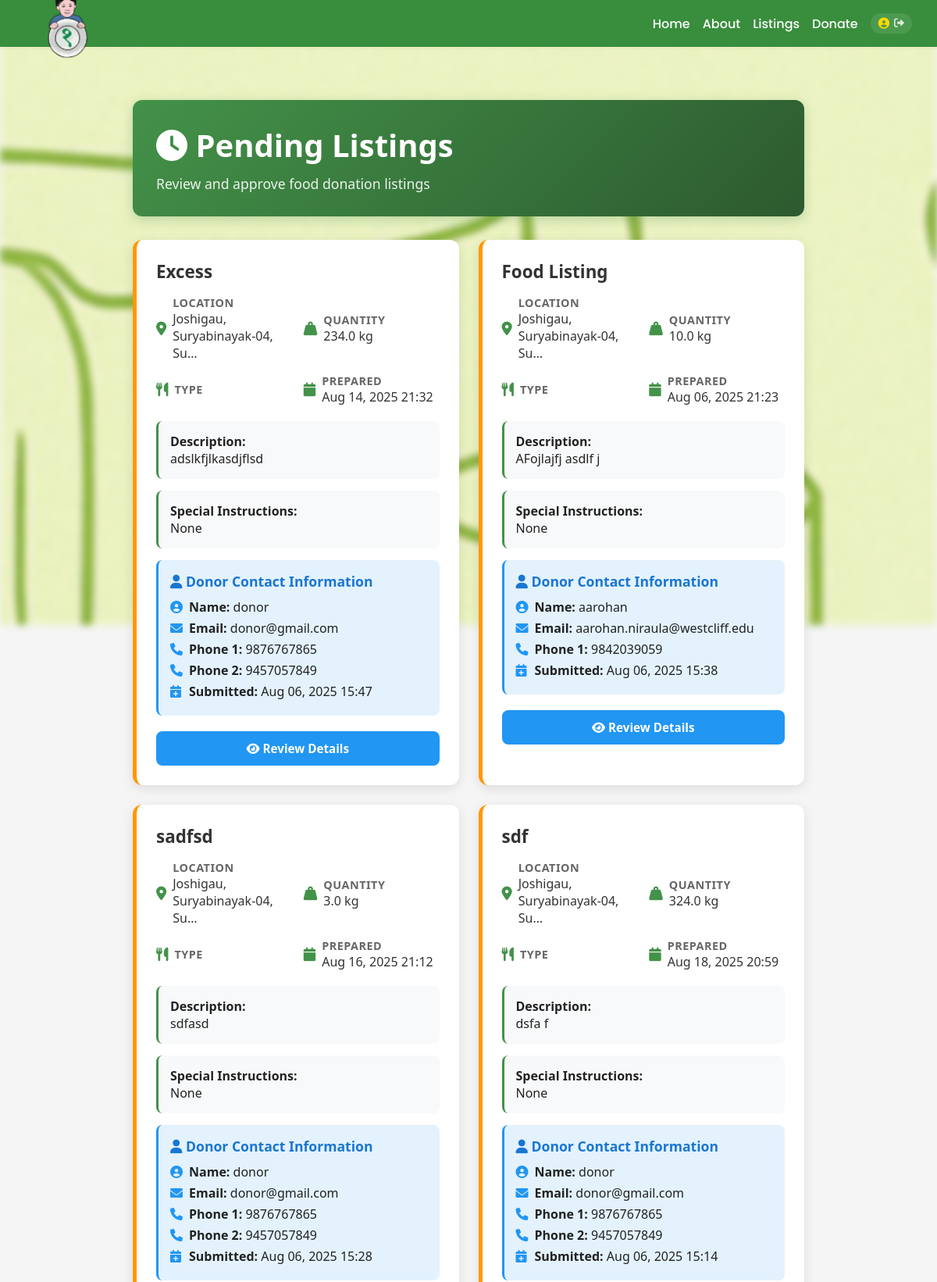
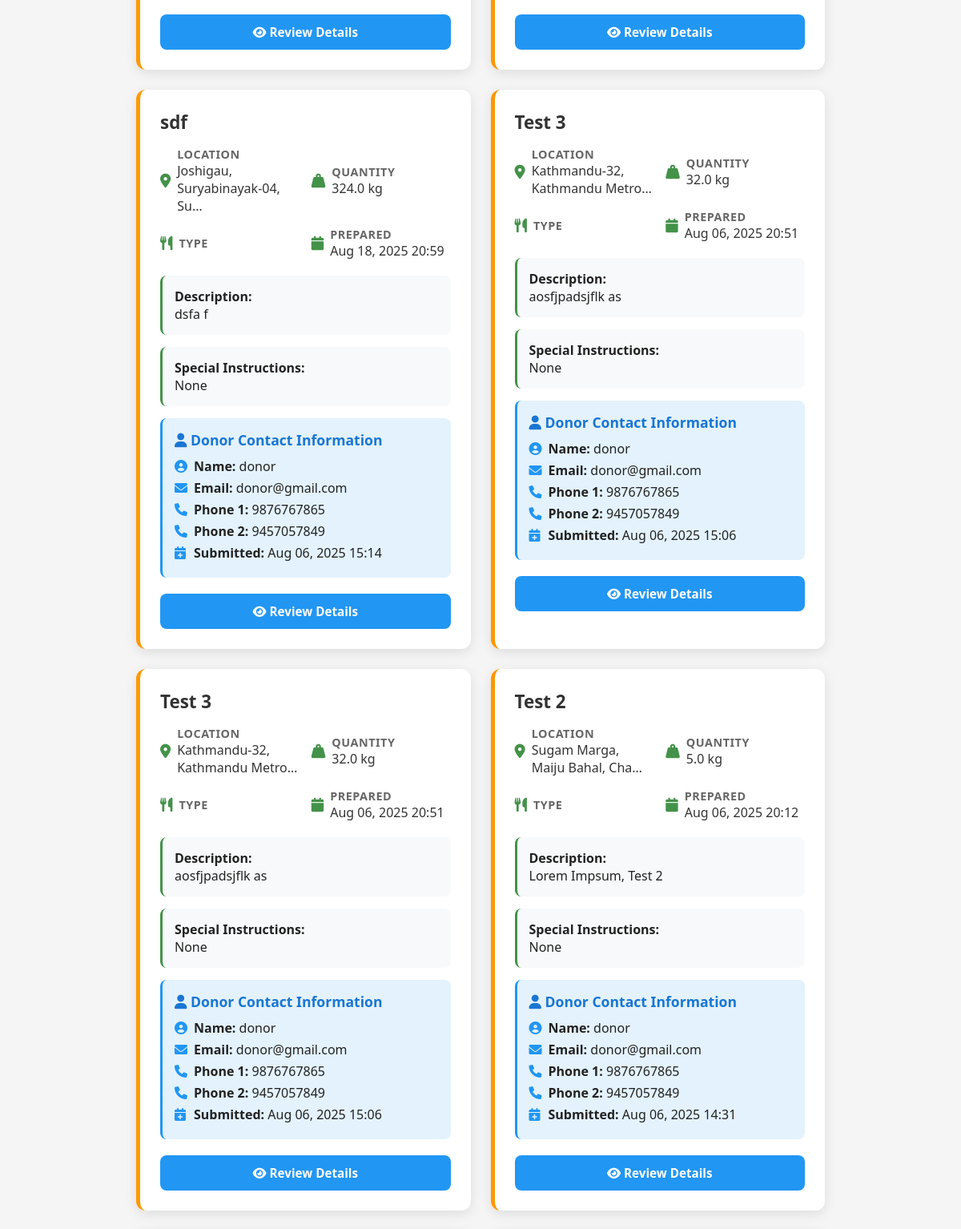
Page /dashboard/pending-listings/ (signed in, upper part) on the committed database (2 pictures, top to bottom).
### app/models.py (models this page shows, shortened)
class FoodListing(models.Model):
    donor = models.ForeignKey(Profile, on_delete=models.CASCADE)
    title = models.CharField(max_length=100, help_text='Required')
    description = models.TextField(help_text='Required')
    location = models.CharField(max_length=255, help_text='Required')
    latitude = models.FloatField(null=True, blank=True)
    longitude = models.FloatField(null=True, blank=True)
    quantity = models.FloatField(help_text='Quantity in kg (Required)')
    prepared_at = models.DateTimeField(null=True, blank=True, help_text='Date and hour food was prepared (Required)')
    created_at = models.DateTimeField(auto_now_add=True)
    image = models.ImageField(upload_to='food_images/', blank=True, null=True)
    ai_report = models.TextField(blank=True)
    recurring = models.BooleanField(default=False)
    storage = models.CharField(max_length=50, blank=True, help_text='Required')
    prepared_by = models.CharField(max_length=50, blank=True, help_text='Required')
    special_instructions = models.TextField(blank=True, help_text='Optional')
    status = models.CharField(max_length=20, choices=[('pending', 'Pending'), ('approved', 'Approved'), ('rejected', 'Rejected')], default='pending')

class Profile(models.Model):
    user = models.OneToOneField(User, on_delete=models.CASCADE)
    is_organization = models.BooleanField(default=False)
    is_receiver = models.BooleanField(default=False)
    phone_number_1 = models.CharField(max_length=20)
    phone_number_2 = models.CharField(max_length=20, blank=True)
    latitude = models.FloatField(null=True, blank=True)
    longitude = models.FloatField(null=True, blank=True)

### app/views.py (the view)
# urls.py: path("dashboard/pending-listings/", views.dashboard_pending_listings, name="dashboard_pending_listings"),
@staff_member_required
def dashboard_pending_listings(request):
    pending = FoodListing.objects.filter(status='pending').order_by('-created_at')
    return render(request, 'dashboard_pending_listings.html', {'pending': pending})

### app/views.py (called while the page is built)
def user_profile_context(request):
    try:
        if request.user.is_authenticated:
            try:
                return {'profile': Profile.objects.get(user=request.user)}
            except Profile.DoesNotExist:
                return {'profile': None}
        return {'profile': None}
    except Exception as e:
        print(f"Context processor error: {e}")
        return {'profile': None, 'user': None}

### templates/dashboard_pending_listings.html (shortened to what this page needs)
{% extends "base.html" %}
{% load static %}
{% block extra_head %}
<link rel="stylesheet" href="{% static 'admin_dashboard.css' %}">
<link rel="stylesheet" href="https://cdnjs.cloudflare.com/ajax/libs/font-awesome/6.0.0/css/all.min.css">
{% endblock %}
{% block content %}
<div class="admin-dashboard">
  <div class="admin-header">
    <h1><i class="fas fa-clock"></i> Pending Listings</h1>
    <p>Review and approve food donation listings</p>
  </div>
  {% if pending %}
    <div class="pending-listings">
      {% for listing in pending %}
        <div class="pending-card">
          <h3>{{ listing.title }}</h3>
          <div class="meta">
            <div class="meta-item">
              <i class="fas fa-map-marker-alt"></i>
              <div>
                <div class="meta-label">Location</div>
                <div class="meta-value">{{ listing.location|truncatechars:30 }}</div>
              </div>
            </div>
            <div class="meta-item">
              <i class="fas fa-weight-hanging"></i>
              <div>
                <div class="meta-label">Quantity</div>
                <div class="meta-value">{{ listing.quantity }} kg</div>
              </div>
            </div>
            <div class="meta-item">
              <i class="fas fa-utensils"></i>
              <div>
                <div class="meta-label">Type</div>
              </div>
            </div>
            <div class="meta-item">
              <i class="fas fa-calendar"></i>
              <div>
                <div class="meta-label">Prepared</div>
                <div class="meta-value">{{ listing.prepared_at|date:"M d, Y H:i"|default:"Not specified" }}</div>
              </div>
            </div>
          </div>
          <div class="description">
            <strong>Description:</strong><br>
            {{ listing.description|default:"No description provided" }}
          </div>
          {% if listing.special_instructions %}
            <div class="description">
              <strong>Special Instructions:</strong><br>
              {{ listing.special_instructions }}
            </div>
          {% else %}
            <div class="description">
              <strong>Special Instructions:</strong><br>
              None
            </div>
          {% endif %}
          <div class="contact-info">
            <h4><i class="fas fa-user"></i> Donor Contact Information</h4>
            <div class="contact-item">
              <i class="fas fa-user-circle"></i>
              <span><strong>Name:</strong> {{ listing.donor.user.username }}</span>
            </div>
            <div class="contact-item">
              <i class="fas fa-envelope"></i>
              <span><strong>Email:</strong> {{ listing.donor.user.email }}</span>
            </div>
            <div class="contact-item">
              <i class="fas fa-phone"></i>
              <span><strong>Phone 1:</strong> {{ listing.donor.phone_number_1 }}</span>
            </div>
            {% if listing.donor.phone_number_2 %}
              <div class="contact-item">
                <i class="fas fa-phone"></i>
                <span><strong>Phone 2:</strong> {{ listing.donor.phone_number_2 }}</span>
              </div>
            {% endif %}
            <div class="contact-item">
              <i class="fas fa-calendar-plus"></i>
              <span><strong>Submitted:</strong> {{ listing.created_at|date:"M d, Y H:i" }}</span>
            </div>
          </div>
          <div class="actions">
            <a href="{% url 'dashboard_approve_listing' listing.id %}" class="btn btn-view">
              <i class="fas fa-eye"></i> Review Details
            </a>
          </div>
        </div>
      {% endfor %}
    </div>
  {% else %}
    <div class="empty-state">
      <i class="fas fa-check-circle"></i>
      <h3>No Pending Listings</h3>
      <p>All food listings have been reviewed and processed.</p>
    </div>
  {% endif %}
</div>
{% endblock %}

### static/styles.css (style rules this page uses)
:root { --primary: #ff9800; --secondary: #388e3c; --background: #fff; --text: #222; --navbar-height: 60px; }
body { margin: 0; font-family: 'Poppins', Arial, sans-serif; background: var(--background); color: var(--text); min-height: 100vh; display: flex; flex-direction: column; overflow-x: hidden; padding: 0; }

### static/admin_dashboard.css (style rules this page uses)
body { font-family: 'Poppins', Tahoma, Geneva, Verdana, sans-serif; margin: 0; padding: 0; background: #f5f5f5; }
.admin-dashboard { max-width: 1200px; margin: 0 auto; padding: 20px; font-family: 'Segoe UI', Tahoma, Geneva, Verdana, sans-serif; }
.admin-header { background: linear-gradient(135deg, #439249, #2d5a2f); color: white; padding: 30px; border-radius: 12px; margin-bottom: 30px; box-shadow: 0 4px 15px rgba(67, 146, 73, 0.3); }
.admin-header h1 { margin: 0; font-size: 2.5em; font-weight: 600; }
.admin-header p { margin: 10px 0 0 0; opacity: 0.9; font-size: 1.1em; }
.pending-listings { display: grid; grid-template-columns: repeat(auto-fill, minmax(400px, 1fr)); gap: 25px; margin-bottom: 30px; }
.pending-card { background: white; border-radius: 12px; padding: 25px; box-shadow: 0 4px 15px rgba(0, 0, 0, 0.1); border-left: 5px solid #ff9800; transition: transform 0.2s ease, box-shadow 0.2s ease; }
.pending-card h3 { color: #333; margin: 0 0 15px 0; font-size: 1.4em; font-weight: 600; }
.pending-card .meta { display: grid; grid-template-columns: 1fr 1fr; gap: 15px; margin-bottom: 20px; }
.pending-card .meta-item { display: flex; align-items: center; gap: 8px; }
.pending-card .meta-item i { color: #439249; font-size: 1.1em; }
.pending-card .meta-label { font-weight: 600; color: #666; font-size: 0.9em; text-transform: uppercase; letter-spacing: 0.5px; }
.pending-card .meta-value { color: #333; font-weight: 500; }
.pending-card .description { background: #f8f9fa; padding: 15px; border-radius: 8px; margin: 15px 0; border-left: 3px solid #439249; }
.pending-card .contact-info { background: #e3f2fd; padding: 15px; border-radius: 8px; margin: 15px 0; border-left: 3px solid #2196f3; }
.pending-card .contact-info h4 { margin: 0 0 10px 0; color: #1976d2; font-size: 1.1em; }
.pending-card .contact-item { display: flex; align-items: center; gap: 8px; margin: 5px 0; }
.pending-card .contact-item i { color: #2196f3; width: 16px; }
.pending-card .actions { display: flex; gap: 12px; margin-top: 20px; }
.pending-card .btn { flex: 1; padding: 12px 20px; border: none; border-radius: 8px; font-weight: 600; font-size: 0.95em; cursor: pointer; transition: all 0.2s ease; text-decoration: none; text-align: center; display: inline-block; }
.pending-card .btn-view { background: #2196f3; color: white; }

### rows in the picture
FoodListing: title "Excess", location "Joshigau, Suryabinayak-04, Su…", quantity "234.0", prepared_at "Aug 14, 2025 21:32", description "adslkfjlkasdjflsd", shows "Special Instructions:", special_instructions "None", donor.user.username "donor", donor.user.email "donor@gmail.com", donor.phone_number_1 "9876767865", donor.phone_number_2 "9457057849", created_at "Aug 06, 2025 15:47"
FoodListing: title "Food Listing", location "Joshigau, Suryabinayak-04, Su…", quantity "10.0", prepared_at "Aug 06, 2025 21:23", description "AFojlajfj asdlf j", shows "Special Instructions:", special_instructions "None", donor.user.username "aarohan", donor.user.email "aarohan.niraula@westcliff.edu", donor.phone_number_1 "9842039059", created_at "Aug 06, 2025 15:38"
FoodListing: title "sadfsd", location "Joshigau, Suryabinayak-04, Su…", quantity "3.0", prepared_at "Aug 16, 2025 21:12", description "sdfasd", shows "Special Instructions:", special_instructions "None", donor.user.username "donor", donor.user.email "donor@gmail.com", donor.phone_number_1 "9876767865", donor.phone_number_2 "9457057849", created_at "Aug 06, 2025 15:28"
FoodListing: title "sdf", location "Joshigau, Suryabinayak-04, Su…", quantity "324.0", prepared_at "Aug 18, 2025 20:59", description "dsfa f", shows "Special Instructions:", special_instructions "None", donor.user.username "donor", donor.user.email "donor@gmail.com", donor.phone_number_1 "9876767865", donor.phone_number_2 "9457057849", created_at "Aug 06, 2025 15:14"
FoodListing: title "sdf", location "Joshigau, Suryabinayak-04, Su…", quantity "324.0", prepared_at "Aug 18, 2025 20:59", description "dsfa f", shows "Special Instructions:", special_instructions "None", donor.user.username "donor", donor.user.email "donor@gmail.com", donor.phone_number_1 "9876767865", donor.phone_number_2 "9457057849", created_at "Aug 06, 2025 15:14"
FoodListing: title "Test 3", location "Kathmandu-32, Kathmandu Metro…", quantity "32.0", prepared_at "Aug 06, 2025 20:51", description "aosfjpadsjflk as", shows "Special Instructions:", special_instructions "None", donor.user.username "donor", donor.user.email "donor@gmail.com", donor.phone_number_1 "9876767865", donor.phone_number_2 "9457057849", created_at "Aug 06, 2025 15:06"
FoodListing: title "Test 3", location "Kathmandu-32, Kathmandu Metro…", quantity "32.0", prepared_at "Aug 06, 2025 20:51", description "aosfjpadsjflk as", shows "Special Instructions:", special_instructions "None", donor.user.username "donor", donor.user.email "donor@gmail.com", donor.phone_number_1 "9876767865", donor.phone_number_2 "9457057849", created_at "Aug 06, 2025 15:06"
FoodListing: title "Test 2", location "Sugam Marga, Maiju Bahal, Cha…", quantity "5.0", prepared_at "Aug 06, 2025 20:12", description "Lorem Impsum, Test 2", shows "Special Instructions:", special_instructions "None", donor.user.username "donor", donor.user.email "donor@gmail.com", donor.phone_number_1 "9876767865", donor.phone_number_2 "9457057849", created_at "Aug 06, 2025 14:31"
